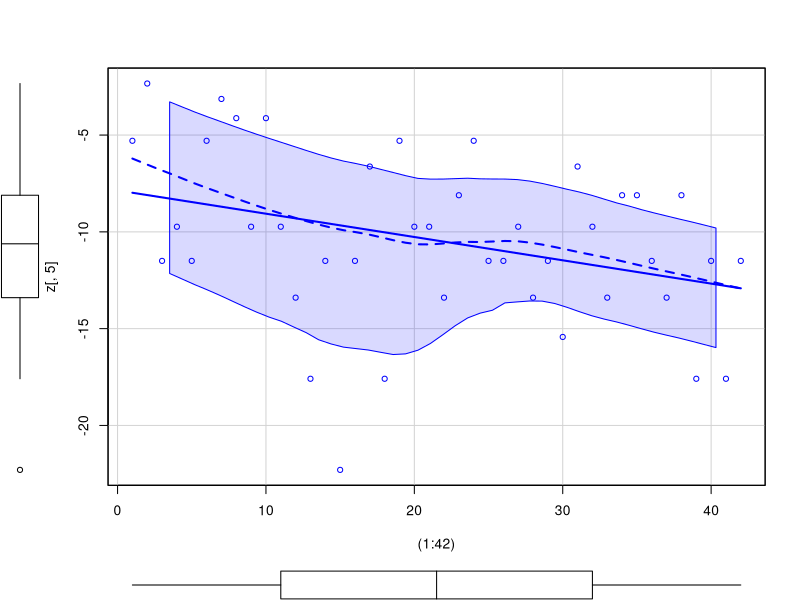
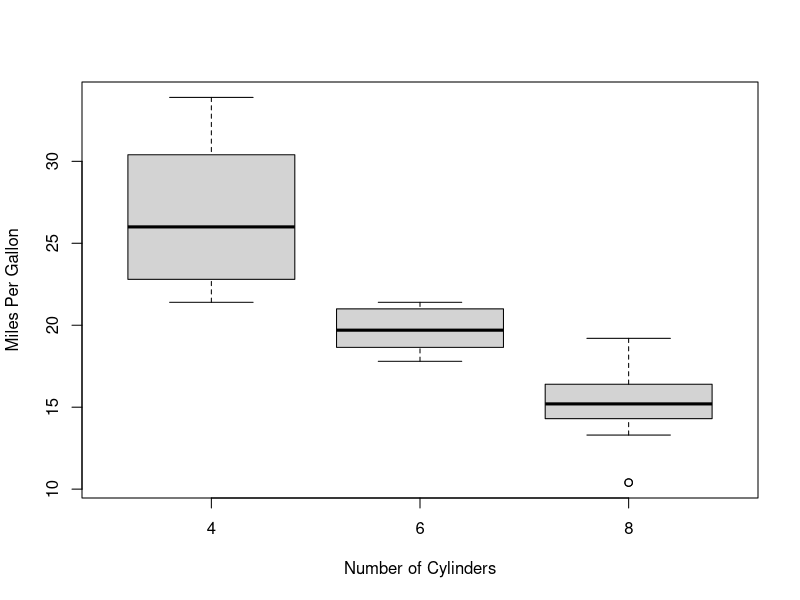
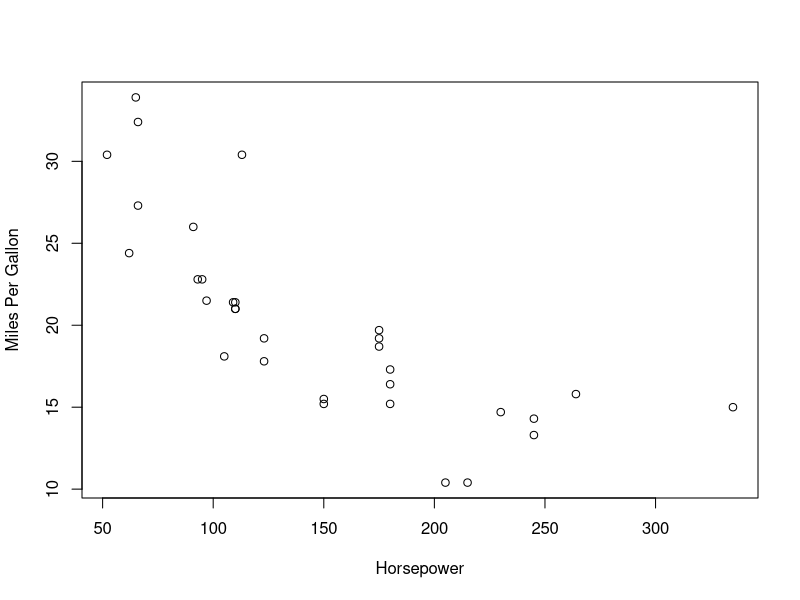
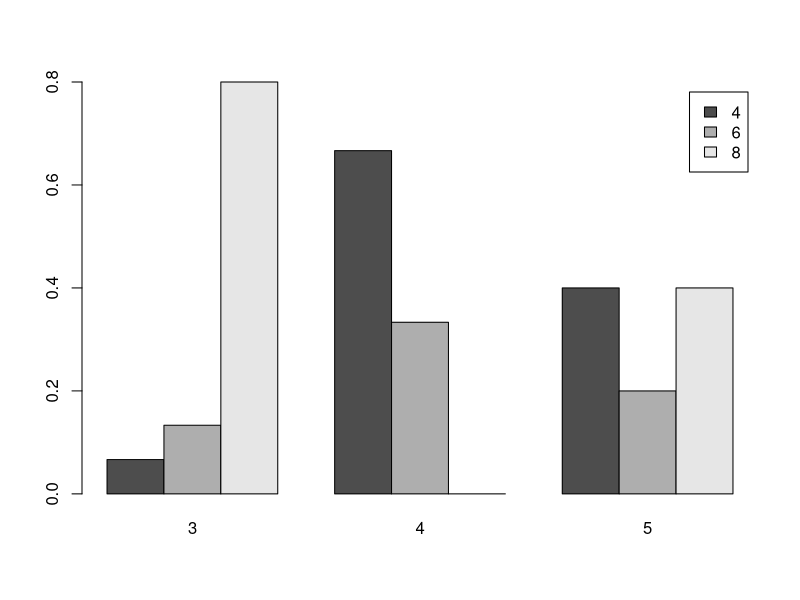

The R script that drew these images, in order:
#task1

#install.packages("car")
library(car)

d = function(p){
  shots = c(8,5,12,11,12,8,6,7,11,7,11,13,15,
            12,17,12,9,15,8,11,11,13,10,8,12,12,11,
            13,12,14,9,11,13,10,10,12,13,10,15,12,15,12)
  
  return (dbinom(shots,size=30,prob=p,log=TRUE))
}

s=seq(0,1,length.out=42)

z=sapply(s,d)

#fixed prob = 0.09756098
scatterplot((1:42),z[,5])

#task2

#mtcars

# most horsepower -> mtcars[,4]
x=order(mtcars$hp,decreasing=TRUE)[1]
mtcars[x,]

# least weight -> mtcars[,6]
y=order(mtcars$wt)[1:5]
mtcars[y,]

# miles/gallon ~ number of cylinders
boxplot(mtcars$mpg ~ mtcars$cyl,xlab="Number of Cylinders",ylab="Miles Per Gallon")

plot(mtcars$hp,mtcars$mpg,xlab="Horsepower",ylab="Miles Per Gallon")
# correlation
cor(mtcars$hp,mtcars$mpg) # = -0.7761684

# quantile
quantile(mtcars$hp,0.80) # >200
quantile(mtcars$hp,0.27)

m=mean(mtcars$hp)
s=sd(mtcars$hp)

# p(x>?)=p, lower.tail=FALSE
qnorm(0.2,mean=m,sd=s,lower.tail=FALSE) #~204
# p(x<=?)=p
#qnorm(0.8,mean=m,sd=s,lower.tail=TRUE)

# p(x<k)
pnorm(100,mean=m,sd=s) #~0.25

prop.table(table(mtcars$cyl,mtcars$gear),2)
barplot(prop.table(table(mtcars$cyl,mtcars$gear),2),beside=T,legend=T)

# P({num. of cyl. = 8} | {num. of gears = 5}) = 0.40
prop.table(table(mtcars$cyl,mtcars$gear),2)[3,3]

#task3

f = function(){
  for (n in 20:150) {
    x=table(sample(1:20,size=n,replace=TRUE))
    if (nrow(x)==20) {
      return (n)
    }
  }
}

g = function(){
  all_purchases = 0
  result = c()
  while(nrow(table(result)) != 20){
    one_purchase = sample(1:20,size=1,replace=TRUE)
    result = append(result, one_purchase)
    all_purchases = all_purchases + 1
  }
  #print(table(result))
  return (all_purchases)
}

replicate(10,g())

